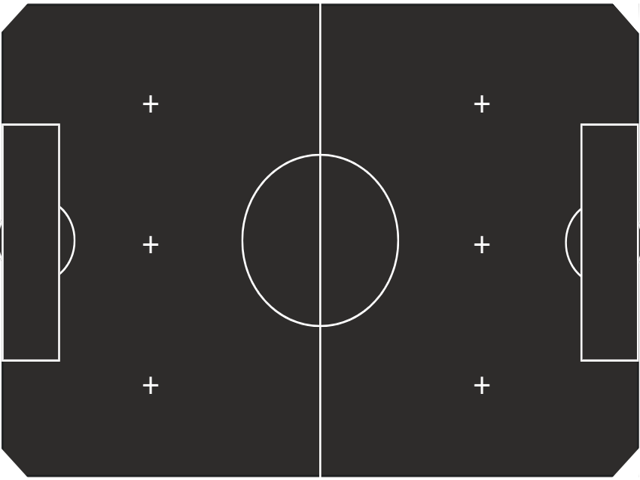
#> input picture dataset-generator/Resources/bgImages/DifCanchaVSSS.png, 640 x 480 px, found by its file name; its folder holds only this picture in this run
$ jupyter execute --allow-errors create_dataset_home2024_GrounDino_segmentation.ipynb   (older library calls are emulated)
#> lines starting #> are read from the running program, lines starting #| are printed output that depends on the picture
Create a Dataset for @HOME2024 using GroundingDino and SAM

[cell 1]
import os
import random
import json
import numpy as np
import cv2
from PIL import Image, ImageDraw, ImageEnhance, ImageFilter, ImageFont
from pycocotools import mask
import json
import yaml
import csv
import torch
import matplotlib.pyplot as plt
from pathlib import Path
import ultralytics
import time
import imutils
import argparse

#grounding imports----------------

import groundingdino.datasets.transforms as T
from groundingdino.models import build_model
from groundingdino.util import box_ops
from groundingdino.util.slconfig import SLConfig
from groundingdino.util.utils import clean_state_dict, get_phrases_from_posmap
from groundingdino.util.vl_utils import create_positive_map_from_span

[cell 2]
#resize images in a folder to a specific size

pathtofiles = "/home/jabv/Desktop/bolsas/"
#> (the rest of this cell did not finish here and is left out)

Auto label con Segment anyting y modelo de YOLOv8

[cell 3]
pathtofiles = "/home/jabv/Desktop/bolsas/" #path to images to process
resultspath = "/home/jabv/Desktop/bolsas_precut" #path to save results all ready processed and segmented images
if not os.path.exists(resultspath):
    os.makedirs(resultspath)

# [90 lines left out: functions load_image, load_model, get_grounding_output, not called in this run]

# cfg
config_file = "/home/jabv/Desktop/home-vision/dataset_generator/groundingdino/config/GroundingDINO_SwinT_OGC.py"  # change the path of the model config file

#wget -q https://github.com/IDEA-Research/GroundingDINO/releases/download/v0.1.0-alpha/groundingdino_swint_ogc.pth
checkpoint_path = "/home/jabv/Desktop/home-vision/dataset_generator/groundingdino_swint_ogc.pth"  # change the path of the model
text_prompt = "bannana"
output_dir = resultspath
box_threshold = 0.3
text_threshold = 0.25
token_spans = None


import sys
sys.path.append("..")
from segment_anything import sam_model_registry, SamPredictor
sam_model = "h"

#use sam model
#wget -q https://dl.fbaipublicfiles.com/segment_anything/sam_vit_h_4b8939.pth
#wget -q https://dl.fbaipublicfiles.com/segment_anything/sam_vit_l_0b3195.pth
if sam_model =="h":
  sam_checkpoint = "sam_vit_h_4b8939.pth"
  model_type = "vit_h"
else:
  sam_checkpoint = "sam_vit_l_0b3195.pth"
  model_type = "vit_l"

device = "cuda"
#> (the rest of this cell did not finish here and is left out)

[cell 4]
from PIL import Image
import os

datasetpath = "/home/jabv/Desktop/prueba/res/"
resultspath = "/home/jabv/Desktop/prueba/DS_res/"

#create a result folder if it doesn't exist
if not os.path.exists(resultspath):
    os.makedirs(resultspath)
    os.makedirs(resultspath+"gatos/")
    os.makedirs(resultspath+"jarra/")
    os.makedirs(resultspath+"lata/")
    os.makedirs(resultspath+"manzana/")
    os.makedirs(resultspath+"platano/")
    os.makedirs(resultspath+"silla/")


fg_folders = [
    ("gatos/"),
    ("jarra/"),
    ("lata/"),
    ("manzana/"),
    ("platano/"),
    ("silla/")
]

#> (the rest of this cell did not finish here and is left out)

[cell 5]
import os
import cv2
import numpy as np
import random
import json
import yaml
from PIL import Image, ImageDraw, ImageEnhance, ImageFilter, UnidentifiedImageError
import matplotlib.pyplot as plt
import math
import kagglehub

[cell 6]
# Define the paths to the three folders containing the images
datasetPath = "/home/daniela/Desktop/VSSS/larc-vsss-2025/dataset-generator/Resources/baseDataSet"
fg_folders = [
    (f"{datasetPath}/pattern1/","pattern1" ),
    (f"{datasetPath}/pattern2/","pattern2" ),
    (f"{datasetPath}/pattern3/","pattern3" ),
    (f"{datasetPath}/pattern4/","pattern4" ),
    (f"{datasetPath}/pattern5/","pattern5" ),
    (f"{datasetPath}/pattern6/","pattern6" ),
    (f"{datasetPath}/pattern7/","pattern7" ),
    (f"{datasetPath}/pattern8/","pattern8" ),
    (f"{datasetPath}/pattern9/","pattern9" ),
    (f"{datasetPath}/pattern10/","pattern10" ),
    (f"{datasetPath}/pattern11/","pattern11" ),
    (f"{datasetPath}/pattern12/","pattern12" ),
    (f"{datasetPath}/pattern13/","pattern13" ),
    (f"{datasetPath}/pattern14/","pattern14" ),
    (f"{datasetPath}/pattern15/","pattern15" ),
    (f"{datasetPath}/pattern16/","pattern16" ),
    (f"{datasetPath}/pattern17/","pattern17" ),
    (f"{datasetPath}/pattern18/","pattern18" ),
    (f"{datasetPath}/pattern19/","pattern19" ),
    (f"{datasetPath}/pattern20/","pattern20" )
]
bg_folder = "/home/daniela/Desktop/VSSS/larc-vsss-2025/dataset-generator/Resources/bgImages/"
output_folder = "/home/daniela/Desktop/VSSS/larc-vsss-2025/dataset-generator/Resources/finalOutput/"

[cell 7]
objects_list = ["pattern1", "pattern2", "pattern3", "pattern4", "pattern5", "pattern6", "pattern7", "pattern8", "pattern9", "pattern10", "pattern11", "pattern12", "pattern13", "pattern14", "pattern15","pattern16","pattern17", "pattern18", "pattern19", "pattern20"]
annotations_ID = {}
categories = []
for i, object in enumerate(objects_list):
    annotations_ID[object] = i
    categories.append({"id": i, "name": object})

print(annotations_ID)
print(categories)

[cell 8]
# Load the list of files in each of the three folders
fg_files = {}
#> (the rest of this cell did not finish here and is left out)

#### Get background dataset

#> (a cell that did not finish here is left out)

#### Resize bg imgs

[cell 10]
base_path = "/home/daniela/Desktop/VSSS/larc-vsss-2025/dataset-generator/Resources/bgImages/"
size = 640

for filename in os.listdir(base_path):
    file_path = os.path.join(base_path, filename)

    try:
        with Image.open(file_path) as img:
#> img is the input picture: PIL image 640x480 RGBA; mean R, G, B, A 53.8, 51.9, 51, 255
            img = img.resize((size, size))
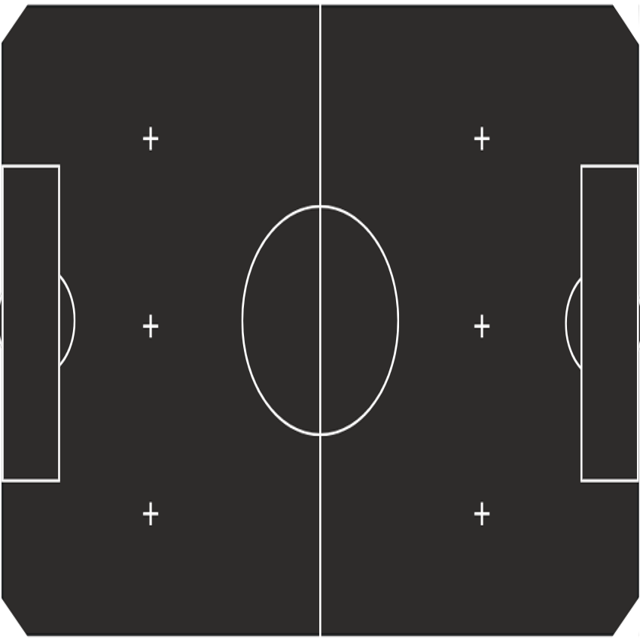
#> img: PIL image 640x640 RGBA; mean R, G, B, A 53.8, 51.9, 51, 255
            img.save(file_path)
    except (UnidentifiedImageError, OSError) as e: #unidentifiedImageError comes from PIL
        print(f"Removing corrupt file: {file_path}")
        os.remove(file_path)  # delete corrupt image

os.chdir("/home/daniela/Desktop/VSSS/larc-vsss-2025/dataset-generator/Resources/bgImages/")

[cell 11]
# Ruta de la carpeta
folder_path = "/home/daniela/Desktop/VSSS/larc-vsss-2025/dataset-generator/Resources/bgImages/"

# Contar archivos
file_count = len([f for f in os.listdir(folder_path) if os.path.isfile(os.path.join(folder_path, f))])

print(f"Hay {file_count} archivos en la carpeta.")

#### Check background images sizes

[cell 12]
backgrounds = os.listdir(bg_folder)

for bg in backgrounds:
    pattth = os.path.join(bg_folder, bg)
    if bg.lower().endswith(('.jpg', '.jpeg')):
        with Image.open(pattth) as img:
            # Crear la ruta de salida con extensión .png
            output_path = os.path.splitext(pattth)[0] + '.png'
            # Guardar la imagen como PNG
            img.save(output_path, 'PNG')
            print(f"Convertido: {bg} -> {os.path.basename(output_path)}")
        # Opcional: eliminar el archivo original JPG/JPEG
        os.remove(pattth)
        print(f"Eliminado: {bg}")

#### Resize and normalize all bg images
<div style="color: orange; font-weight: bold;">
⚠️ Warning: if u ran the last block DO NOT RUN THIS ONE.
</div>

[cell 13]
bg_files = os.listdir(bg_folder)

size = (640, 480)
for bg in bg_files:
    bg_path = os.path.join(bg_folder, bg)
    with Image.open(bg_path) as img:
        resized_img = img.resize(size, resample = Image.BICUBIC)
        resized_img.save(bg_path)


$ run again, on dataset-generator/Resources/bgImages/canchaRl.png
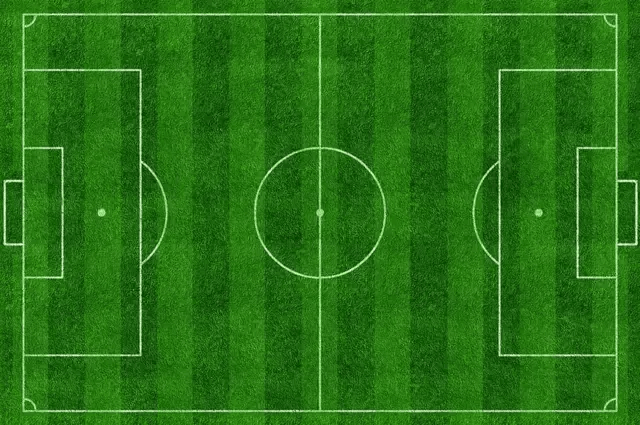
#> input picture dataset-generator/Resources/bgImages/canchaRl.png, 640 x 425 px, found by its file name
#> img is the input picture: PIL image 640x425 P; mean R, G, B 40, 114.5, 21.5
#> `img = img.resize((size, size))`:
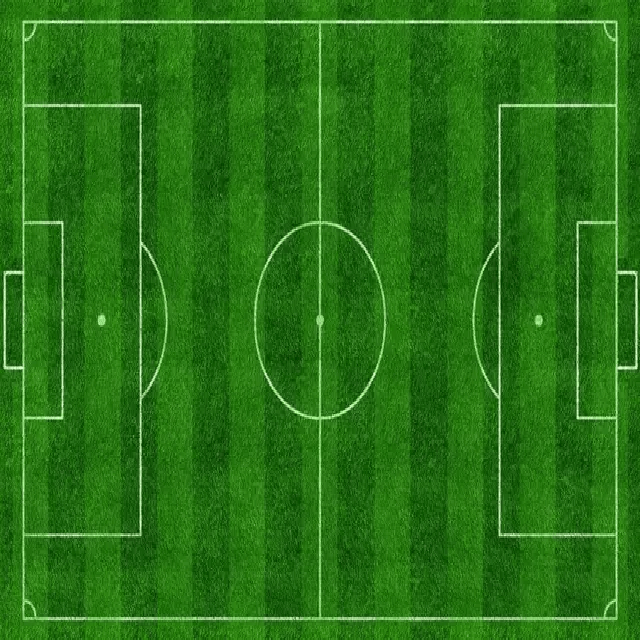
#> img: PIL image 640x640 P; mean R, G, B 40, 114.5, 21.5
#> `resized_img = img.resize(size, resample = Image.BICUBIC)`:
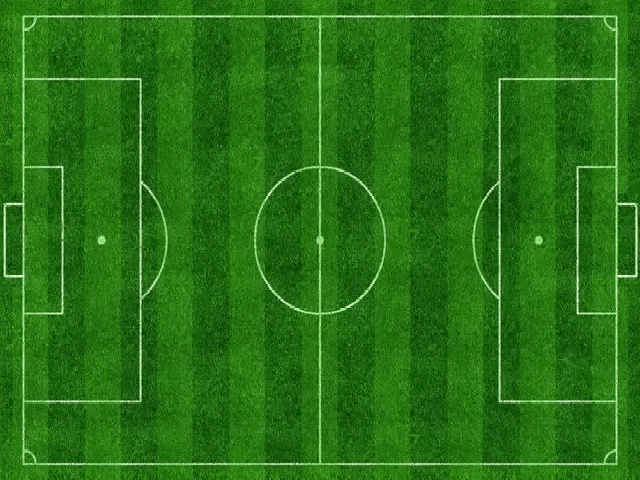
#> resized_img: PIL image 640x480 P; mean R, G, B 39.9, 114.3, 21.4
